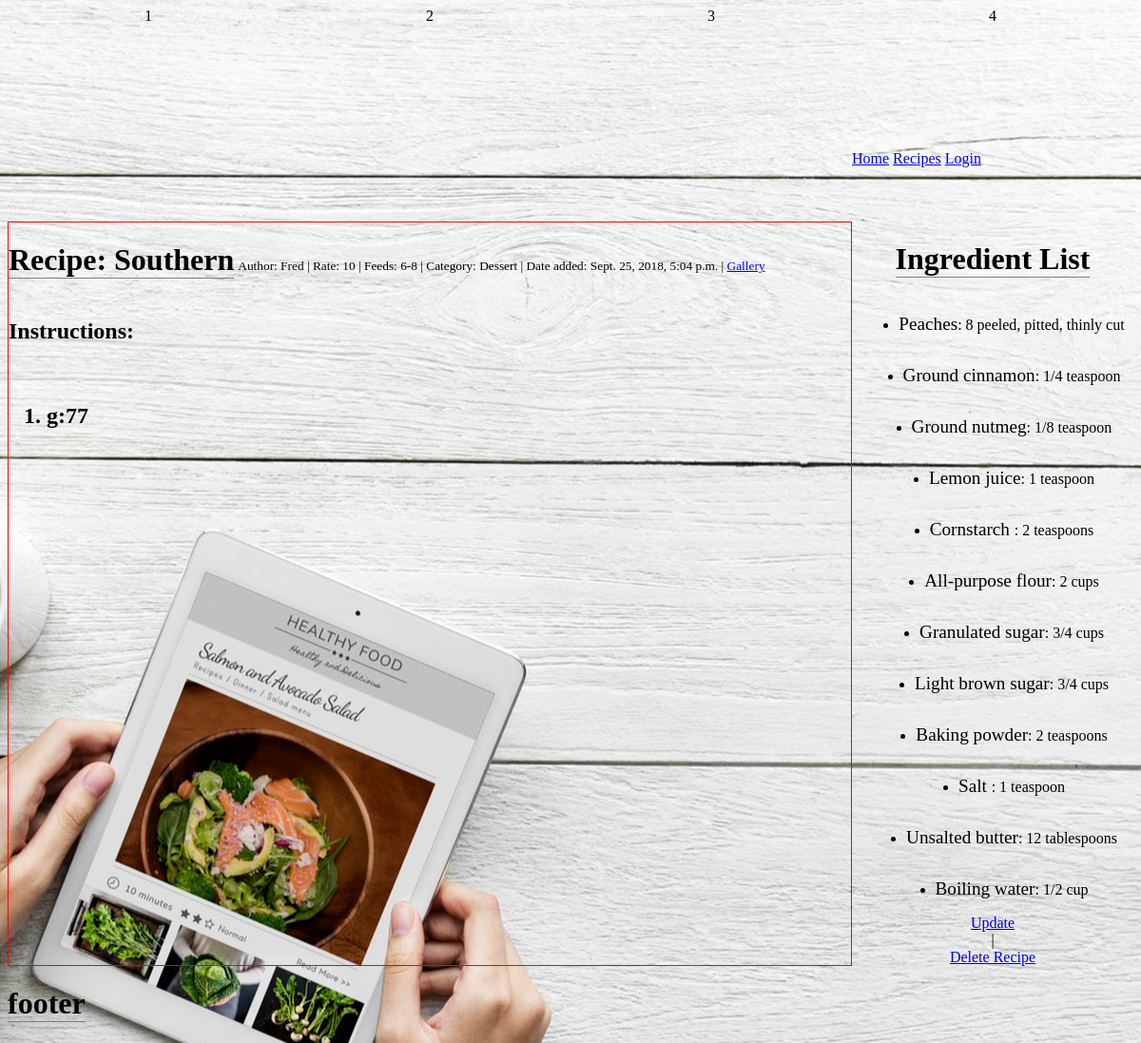
The page /show/14 on the database its author committed.
### recipe/models.py (models this page shows, shortened)
class Recipe(models.Model):
    recipe_title = models.CharField(max_length=200)
    recipe_instructions = models.TextField()
    recipe_author = models.CharField(max_length=200)
    recipe_video = models.FileField(upload_to='uploads/', default=None)
    recipe_rate = models.IntegerField(default=0)
    recipe_feeds = models.CharField(max_length=200)
    recipe_type = models.CharField(max_length=200)
    recipe_category = models.CharField(max_length=200)
    pub_date = models.DateTimeField(auto_now=False, auto_now_add=True)
    recipe_img = models.FileField(upload_to='uploads/', default=None)
    objects = RecipeManager()

class Ingredient(models.Model):
    ingredient_name = models.CharField(max_length=200)
    ingredient_amt = models.CharField(max_length=200, default=None)
    recipe = models.ForeignKey(Recipe, on_delete=models.CASCADE)
    objects = IngredientManager()

### recipe/views.py (the view)
# urls.py: url(r'^show/(?P<id>\d+)$', views.show_recipe),
def show_recipe(request, id):
    request.session['show_id'] = id
    recipe = Recipe.objects.get(pk=id)
    ingredients = Ingredient.objects.filter(recipe__id=id)
    context = {
        'recipe': recipe,
        'ingredients': ingredients,
    }
    return render(request, 'recipe/showRecipe.html', context)

### recipe/templates/recipe/showRecipe.html (shortened to what this page needs)
{% extends 'recipe/base.html' %}
{% block content %}
  <main>
    <div>
      <h1>Recipe: {{ recipe.recipe_type }}  </h1>
      <small>
        Author: {{ recipe.recipe_author }} |
        Rate: {{ recipe.recipe_rate }} |
        Feeds: {{ recipe.recipe_feeds }} |
        Category: {{ recipe.recipe_category }} |
        Date added: {{ recipe.pub_date }} |
        <a href="#">Gallery</a>
      </small>
      <h2>Instructions:</h2><br>
      <h2><ol id="inst"></ol></h2>
    </div>
  </main>
  <div class="rtSidebar">
    <h1>Ingredient List</h1>
    {% for x in ingredients %}
    <ul>
      <li><big>{{ x.ingredient_name }}</big>: {{ x.ingredient_amt }}</li>
    </ul>
    {% endfor %}
    <a href="/updateRecipe/{{ recipe.id }}">Update</a> |
    <a href="/deleteRecipe/{{ recipe.id }}">Delete Recipe</a>
  </div>
  {% endblock %}

### recipe/static/recipe/styles_4.css (style rules this page uses)
body { background-image: url('images/show_bg.jpeg'); background-attachment: fixed; background-repeat: none; background-position: center; }
main { border: 1px solid red; grid-area: main; grid-row: span 2; }
h1 { display: inline-block; border-bottom: solid 1px grey; }
.rtSidebar { grid-area: rtSidebar; grid-row: span 2; display: grid; justify-items: center; }

### rows shown on the page
Recipe: recipe_type "Southern", recipe_author "Fred", recipe_rate "10", recipe_feeds "6-8", recipe_category "Dessert", pub_date "Sept. 25, 2018, 5:04 p.m."
Ingredient: ingredient_name "Peaches", ingredient_amt "8 peeled, pitted, thinly cut"
Ingredient: ingredient_name "Ground cinnamon", ingredient_amt "1/4 teaspoon"
Ingredient: ingredient_name "Ground nutmeg", ingredient_amt "1/8 teaspoon"
Ingredient: ingredient_name "Lemon juice", ingredient_amt "1 teaspoon"
Ingredient: ingredient_name "Cornstarch", ingredient_amt "2 teaspoons"
Ingredient: ingredient_name "All-purpose flour", ingredient_amt "2 cups"
Ingredient: ingredient_name "Granulated sugar", ingredient_amt "3/4 cups"
Ingredient: ingredient_name "Light brown sugar", ingredient_amt "3/4 cups"
Ingredient: ingredient_name "Baking powder", ingredient_amt "2 teaspoons"
Ingredient: ingredient_name "Salt", ingredient_amt "1 teaspoon"
Ingredient: ingredient_name "Unsalted butter", ingredient_amt "12 tablespoons"
Ingredient: ingredient_name "Boiling water", ingredient_amt "1/2 cup"
